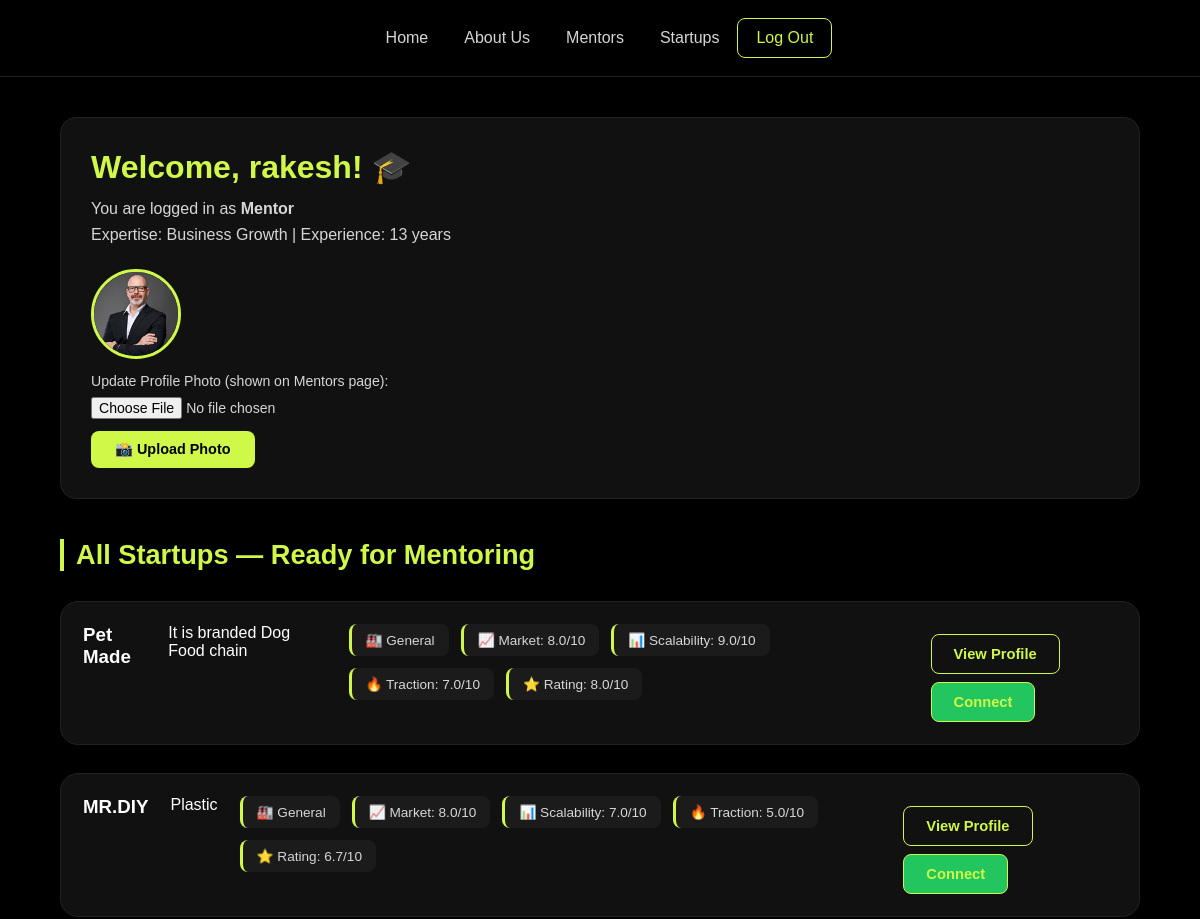
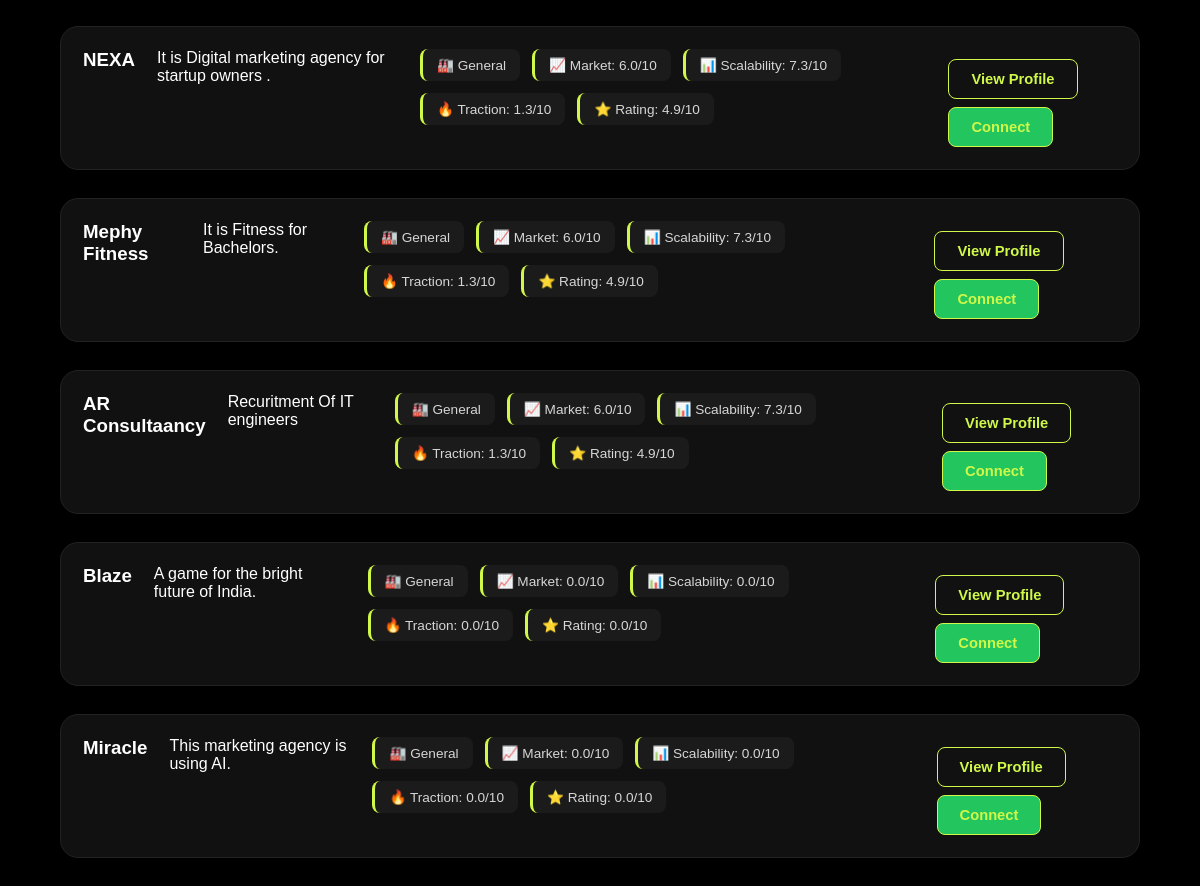
The app's page /dashboard/ (signed in) with its own data (2 pictures, top to bottom).
### core/models.py (models this page shows, shortened)
class User(AbstractUser):
    ROLE_CHOICES = (
        ('startup', 'Startup Owner'),
        ('investor', 'Investor'),
        ('mentor', 'Mentor'),
        ('admin', 'Admin'),
    )
    role = models.CharField(max_length=10, choices=ROLE_CHOICES, default='startup')
    bio = models.TextField(blank=True, default='')
    profile_pic = models.ImageField(upload_to='profiles/', blank=True, null=True)

class Mentor(models.Model):
    user = models.OneToOneField(User, on_delete=models.CASCADE)
    experience = models.IntegerField(default=0)
    rating = models.FloatField(default=0.0)
    bio = models.TextField(blank=True, default='')
    expertise = models.CharField(max_length=200, blank=True, default='')
    photo = models.ImageField(upload_to='mentor_photos/', blank=True, null=True)  # NEW

class Startup(models.Model):
    user = models.ForeignKey(User, on_delete=models.CASCADE)
    name = models.CharField(max_length=200)
    description = models.TextField()
    business_model = models.TextField(blank=True, default='')
    industry = models.CharField(max_length=100, blank=True, default='General')
    website = models.URLField(blank=True, default='')
    logo = models.ImageField(upload_to='startup_logos/', blank=True, null=True)
    market_potential = models.FloatField(default=0)
    scalability = models.FloatField(default=0)
    traction = models.FloatField(default=0)
    rating = models.FloatField(default=0)

### core/views.py (the view)
# urls.py: path('dashboard/', views.dashboard, name='dashboard'),
@login_required
def dashboard(request):
    user = request.user
    if user.role == 'startup':
        startups = Startup.objects.filter(user=user).order_by('-id')
        return render(request, 'startupdash.html', {
            'startups': startups,
            'investors': Investor.objects.all()[:6],
            'mentors':   Mentor.objects.all()[:6],
        })
    elif user.role == 'investor':
        return render(request, 'investordash.html', {
            'startups': Startup.objects.all().order_by('-rating'),
            'investor': Investor.objects.filter(user=user).first(),
        })
    else:
        return render(request, 'mentordash.html', {
            'startups': Startup.objects.all().order_by('-rating'),
            'mentor': Mentor.objects.filter(user=user).first(),
        })

### core/templates/mentordash.html (shortened to what this page needs)
{% load static %}
<!DOCTYPE html>
<html lang="en">
<head>
    <link rel="stylesheet" href="{% static 'css/startupdashstyle.css' %}">
</head>
<body>
<div class="main">
    <div class="top">
        <a href="{% url 'home' %}">Home</a>
        <a href="{% url 'about' %}">About Us</a>
        <a href="{% url 'mentors' %}">Mentors</a>
        <a href="{% url 'startups' %}">Startups</a>
        <a href="{% url 'logout' %}" class="logout-btn">Log Out</a>
    </div>
    <div class="content">
        <div class="welcome-section">
            <h1>Welcome, {{ request.user.username }}! 🎓</h1>
            <p>You are logged in as <strong>Mentor</strong></p>
            {% if mentor %}
                <p>Expertise: {{ mentor.expertise|default:"Business Growth" }} | Experience: {{ mentor.experience }} years</p>
            {% endif %}
            <form method="POST" action="{% url 'update_mentor_photo' %}" enctype="multipart/form-data" style="margin-top:22px;">
                {% if mentor.photo %}
                    <img src="{{ mentor.photo.url }}"
                         alt="Your photo"
                         style="width:90px;height:90px;border-radius:50%;object-fit:cover;border:3px solid #cff849;display:block;margin-bottom:14px;">
                {% else %}
                    <div style="width:90px;height:90px;border-radius:50%;background:#1a1a1a;border:3px solid #333;display:flex;align-items:center;justify-content:center;margin-bottom:14px;">
                        <span style="font-size:2rem;">👤</span>
                    </div>
                {% endif %}
                <label style="color:#d6d6d6;font-size:0.88rem;display:block;margin-bottom:8px;">
                    Update Profile Photo (shown on Mentors page):
                </label>
                <input type="file" name="photo" accept="image/*"
                       style="color:#d6d6d6;margin-bottom:12px;font-size:0.88rem;">
                <br>
                <button type="submit"
                        style="padding:10px 24px;background:#cff849;color:#000;border:none;border-radius:8px;font-weight:600;cursor:pointer;font-size:0.9rem;transition:0.3s;"
                        onmouseover="this.style.background='#b8e000'"
                        onmouseout="this.style.background='#cff849'">
                    📸 Upload Photo
                </button>
            </form>
        </div>
        <div class="dashboard-section">
            <h2>All Startups — Ready for Mentoring</h2>
            {% if startups %}
                <div class="startup-grid">
                    {% for startup in startups %}
                    <div class="startup-card">
                        <h3>{{ startup.name }}</h3>
                        <p>{{ startup.description|truncatewords:20 }}</p>
                        <div class="stats">
                            <span>🏭 {{ startup.industry|default:"General" }}</span>
                            <span>📈 Market: {{ startup.market_potential }}/10</span>
                            <span>📊 Scalability: {{ startup.scalability }}/10</span>
                            <span>🔥 Traction: {{ startup.traction }}/10</span>
                            <span>⭐ Rating: {{ startup.rating|default:"0.0" }}/10</span>
                        </div>
                        <div style="display:flex;gap:8px;margin-top:10px;flex-wrap:wrap;">
                            <a href="{% url 'startup_profile' startup.id %}" class="eval-btn">View Profile</a>
                            <a href="mailto:{{ startup.user.email }}" class="eval-btn" style="background:#22c55e;">Connect</a>
                        </div>
                    </div>
                    {% endfor %}
                </div>
            {% else %}
                <p class="no-data">No startups available yet.</p>
            {% endif %}
        </div>
    </div>
</div>
</body>
</html>

### static/css/startupdashstyle.css (style rules this page uses)
* { padding: 0; margin: 0; box-sizing: border-box; font-family: 'Poppins', sans-serif; }
body { width: 100%; min-height: 100vh; background: #000; color: #fff; }
.main { width: 100%; min-height: 100vh; }
.top { width: 100%; background: #000; display: flex; justify-content: center; align-items: center; flex-wrap: wrap; padding: 18px 10px; border-bottom: 1px solid #222; position: sticky; top: 0; z-index: 100; }
.top a { text-decoration: none; color: #d6d6d6; padding: 10px 18px; font-size: 1rem; transition: 0.3s ease; }
.logout-btn { border: 1px solid #cff849; border-radius: 8px; color: #cff849 !important; }
.content { width: 100%; padding: 40px 5%; }
.welcome-section { background: #111; border: 1px solid #222; border-radius: 16px; padding: 30px; margin-bottom: 40px; }
.welcome-section h1 { color: #cff849; font-size: 2rem; margin-bottom: 10px; }
.welcome-section p { color: #d6d6d6; font-size: 1rem; line-height: 1.6; }
.dashboard-section h2 { color: #cff849; font-size: 1.7rem; margin-bottom: 30px; border-left: 4px solid #cff849; padding-left: 12px; }
.startup-grid { display: flex; flex-direction: column; gap: 28px; }
.startup-card { width: 100%; background: #111; border: 1px solid #222; border-radius: 18px; padding: 22px; display: flex; align-items: flex-start; gap: 22px; transition: 0.3s ease; }
.stats { display: flex; flex-wrap: wrap; gap: 12px; margin-bottom: 22px; }
.stats span { background: #1b1b1b; border-left: 3px solid #cff849; padding: 8px 14px; border-radius: 8px; font-size: 0.85rem; color: #d6d6d6; }
.eval-btn, .connect-btn { text-decoration: none; padding: 11px 22px; border-radius: 8px; font-size: 0.92rem; font-weight: 600; transition: 0.3s ease; }
.eval-btn { background: transparent; border: 1px solid #cff849; color: #cff849; }

### records on screen
User: user.username "rakesh"
Mentor: expertise "Business Growth", experience "13", photo (picture)
Startup: name "Pet Made", description "It is branded Dog Food chain", industry "General", market_potential "8.0", scalability "9.0", traction "7.0", rating "8.0"
Startup: name "MR.DIY", description "Plastic", industry "General", market_potential "8.0", scalability "7.0", traction "5.0", rating "6.7"
Startup: name "NEXA", description "It is Digital marketing agency for startup owners .", industry "General", market_potential "6.0", scalability "7.3", traction "1.3", rating "4.9"
Startup: name "Mephy Fitness", description "It is Fitness for Bachelors.", industry "General", market_potential "6.0", scalability "7.3", traction "1.3", rating "4.9"
Startup: name "AR Consultaancy", description "Recuritment Of IT engineers", industry "General", market_potential "6.0", scalability "7.3", traction "1.3", rating "4.9"
Startup: name "Blaze", description "A game for the bright future of India.", industry "General", market_potential "0.0", scalability "0.0", traction "0.0", rating "0.0"
Startup: name "Miracle", description "This marketing agency is using AI.", industry "General", market_potential "0.0", scalability "0.0", traction "0.0", rating "0.0"
